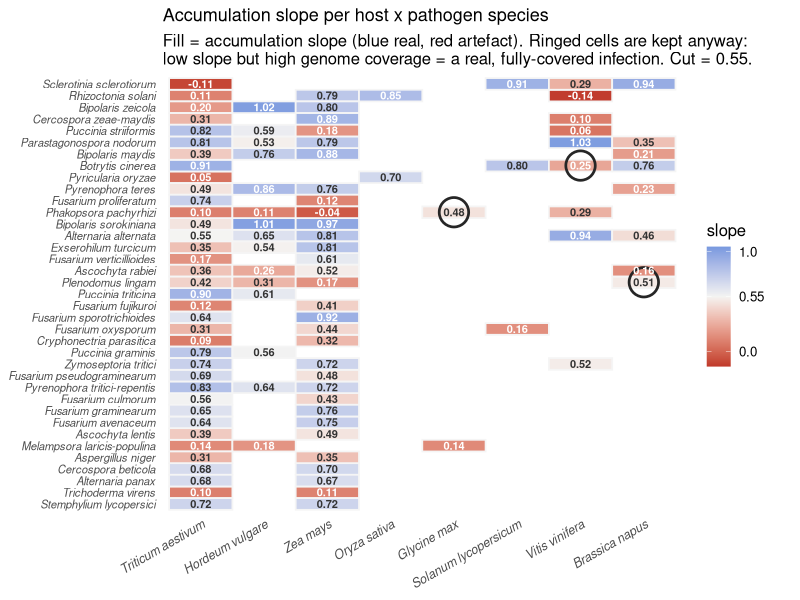

This chart was generated by the following R code:
# slopes.R — the accumulation-slope filter, in two views.
#
# A: every fittable pathogen species ranked by cohort slope, with the 0.55 cut. Below
#    the cut = plateaus across the cohort = artefact-prone. The flagged set is off-target
#    / non-crop / cross-mapping, found without being told what a crop cohort holds.
# B: slope per (host x species) as a heatmap, for species seen on >=2 major hosts. This
#    is why the filter MUST be per-host: a taxon can be real on its own host (high, blue)
#    and cross-map on another (low, red). Bipolaris maydis is the clean case.
#
# Inputs: slopes_cohort.tsv, slopes_byhost.tsv   Output: slopes.png

library(ggplot2)

CUT <- 0.55

bh <- read.delim("kraken/assign/figures/model2d.tsv", sep = "\t", check.names = FALSE)
# cells the combined rule keeps despite a low slope, because coverage (level) is high:
# saturated real detections. These would read as "artefact" on slope colour alone.
L_CUT <- 1e4
bh$rescued <- bh$slope < CUT & bh$med_distinct >= L_CUT
# order species by their spread across hosts (most host-variable at top)
sp_order <- names(sort(tapply(bh$slope, bh$species, function(v) max(v) - min(v))))
bh$species <- factor(bh$species, levels = sp_order)
bh$host <- factor(bh$host, levels = c("Triticum aestivum","Hordeum vulgare","Zea mays",
                  "Oryza sativa","Glycine max","Solanum lycopersicum","Vitis vinifera",
                  "Brassica napus"))

b <- ggplot(bh, aes(host, species, fill = slope)) +
  geom_tile(colour = "grey96", linewidth = 0.6) +
  geom_point(data = function(x) x[x$rescued, ], shape = 21, size = 9, stroke = 1.4,
             fill = NA, colour = "grey15") +
  geom_text(aes(label = sprintf("%.2f", slope),
                colour = abs(slope - CUT) > 0.28), size = 2.8, fontface = "bold") +
  scale_fill_gradient2(midpoint = CUT, low = "#c0392b", mid = "#f4f4f2", high = "#2a78d6",
                       name = "slope", limits = c(-0.15, 1.05),
                       breaks = c(0, CUT, 1), labels = c("0.0", "0.55", "1.0")) +
  scale_colour_manual(values = c(`TRUE` = "white", `FALSE` = "grey20"), guide = "none") +
  labs(x = NULL, y = NULL,
       title = "Accumulation slope per host x pathogen species",
       subtitle = "Fill = accumulation slope (blue real, red artefact). Ringed cells are kept anyway:\nlow slope but high genome coverage = a real, fully-covered infection. Cut = 0.55.") +
  theme_minimal(base_size = 12) +
  theme(panel.background = element_rect(fill = "white", colour = NA),
        plot.background = element_rect(fill = "white", colour = NA),
        axis.text.x = element_text(angle = 30, hjust = 1, size = 9, face = "italic"),
        axis.text.y = element_text(size = 8, face = "italic"),
        panel.grid = element_blank(),
        plot.title = element_text(size = 13),
        plot.margin = margin(6, 20, 6, 6))

ggsave("kraken/assign/figures/slopes.png", b, width = 10.5, height = 9,
       dpi = 300, bg = "white", device = ragg::agg_png)
cat("wrote kraken/assign/figures/slopes.png\n")
